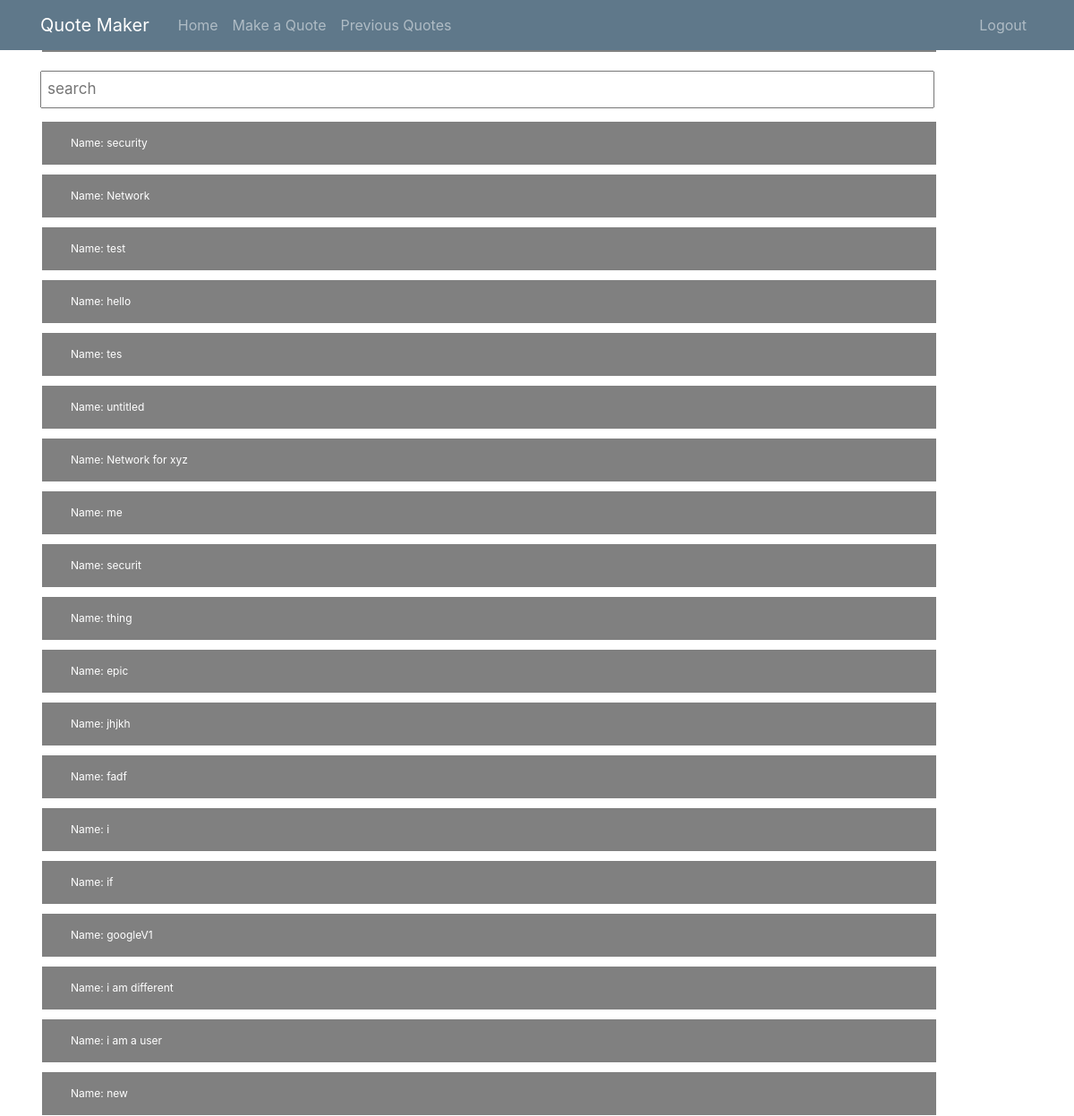
The page /select (signed in) on the database its author committed.
### Quotes/models.py (models this page shows, shortened)
class Quote(models.Model):
    Name = models.CharField(max_length = 25)
    Company = models.CharField(max_length = 25)
    Contact = models.CharField(max_length = 25)
    Services = models.ManyToManyField(ProductsCommerxcatalogProducts)

### Quotes/views.py (the view, shortened to what this page needs)
# urls.py: path('select', views.select, name= 'select'),
@login_required
def select(request):
    global UserLookUp
    global selectedQuoteName
    global selectedQuoteCompany
    global selectedQuoteContact
    selectedProducts = UserLookUp.get(request.user.id, [])
    if 'new' in request.POST:
        selectedProducts.clear()
        UserLookUp[request.user.id] = selectedProducts
        return QuoteMaker(request)
    else:
        LookUpQuote = {}
        for Name in Quote.objects.values_list('Name', flat=True):
            LookUpQuote.update({Name: list(Quote.objects.filter(Name=Name).values_list('Services', flat=True))})
        contextSelect= {
            'LookUpQuote': LookUpQuote.items(),
        }
        return render(request, 'Quotes/select.html', contextSelect)

### Quotes/Templates/Quotes/select.html (shortened to what this page needs)
{% extends "Quotes/base.html" %}
{% block content %}
<form action="{% url 'select' %}" method="POST">{% csrf_token %}
  <button id=Menubtn class="button" data-toggle="collapse" aria-label="Toggle navigation" name='new' type="submit">
  </button>
</form>
<form id="searchform" action="{% url 'search' %}" method="POST"> {% csrf_token %}
<input class="searchfield" id="searchbox" name="quoteSearch" type="text" placeholder="search" value = "{{ search }}">
</form>
{% for name, service in LookUpQuote %}
<form action="{% url 'select' %}" method="POST">{% csrf_token %}
  <button id=Menubtn class="button" data-toggle="collapse" aria-label="Toggle navigation" name='old' value= "{{ service }}" type="submit">
    Name: {{ name }}
  </button>
</form>
{%endfor%}
{%endblock content%}

### Quotes/Templates/Quotes/base.html (shortened to what this page needs)
{% load static %}
<!DOCTYPE html>
<html>
<head>
  <link rel="stylesheet" type="text/css" href="{% static 'Quotes/main.css' %}">
  <link rel="stylesheet" href="https://stackpath.bootstrapcdn.com/bootstrap/4.3.1/css/bootstrap.min.css">
</head>
<body>
  <header class="site-header">
    <nav class="navbar navbar-expand-md navbar-dark bg-steel fixed-top">
      <div class="container">
        <a class="navbar-brand mr-4" href="{% url 'home' %}">Quote Maker</a>
        <div class="collapse navbar-collapse" id="navbarToggle">
          <div class="navbar-nav mr-auto">
            <a class="nav-item nav-link" href="{% url 'home' %}">Home</a>
            <a class="nav-item nav-link" href="{% url 'QuoteMaker' %}">Make a Quote</a>
            <a class="nav-item nav-link" href="{% url 'select' %}">Previous Quotes</a>
          </div>
          <div class="navbar-nav">
            {% if user.is_authenticated %}
            <a class="nav-item nav-link" href='/logout'>Logout</a>
            {% else %}
            <a class="nav-item nav-link" href='../login'>User Login</a>
            <a class="nav-item nav-link" href='../admin'>Admin Login</a>
            {% endif %}
          </div>
        </div>
      </div>
    </nav>
  </header>
  <main role="main" class="container">
    {% block content %}{% endblock %}
  </main>
</body>
</html>

### Quotes/static/Quotes/main.css (style rules this page uses)
body { background: #fafafa; color: #333333; margin-top: 5rem; }
#searchbox { margin-top: 20px; width: 90%; }
#Menubtn { width: 90%; margin-top: 10px; }
.searchfield { padding: 6px; font-size: 17px; margin-bottom: 5px; }
.button { background-color: #5F789A; border: black; color: white; padding: 15px 32px; text-align: left; text-decoration: none; display: inline-block; font-size: 16px; margin: 4px 2px; margin-bottom:1px; margin-top:0px; cursor: pointer; width:100%; }
#Menubtn { background-color: grey; text-align: left; font-size: 12px; }
.bg-steel { background-color: #5f788a; }
.site-header .navbar-nav .nav-link { color: #cbd5db; }

### rows shown on the page
Quote: Name "security"
Quote: Name "Network"
Quote: Name "test"
Quote: Name "hello"
Quote: Name "tes"
Quote: Name "Network for xyz"
Quote: Name "securit"
Quote: Name "thing"
Quote: Name "epic"
Quote: Name "jhjkh"
Quote: Name "fadf"
Quote: Name "googleV1"
Quote: Name "i am different"
Quote: Name "i am a user"
Quote: Name "new"

### other values the page prints
{{ name }} "untitled" "me" "i" "if"
